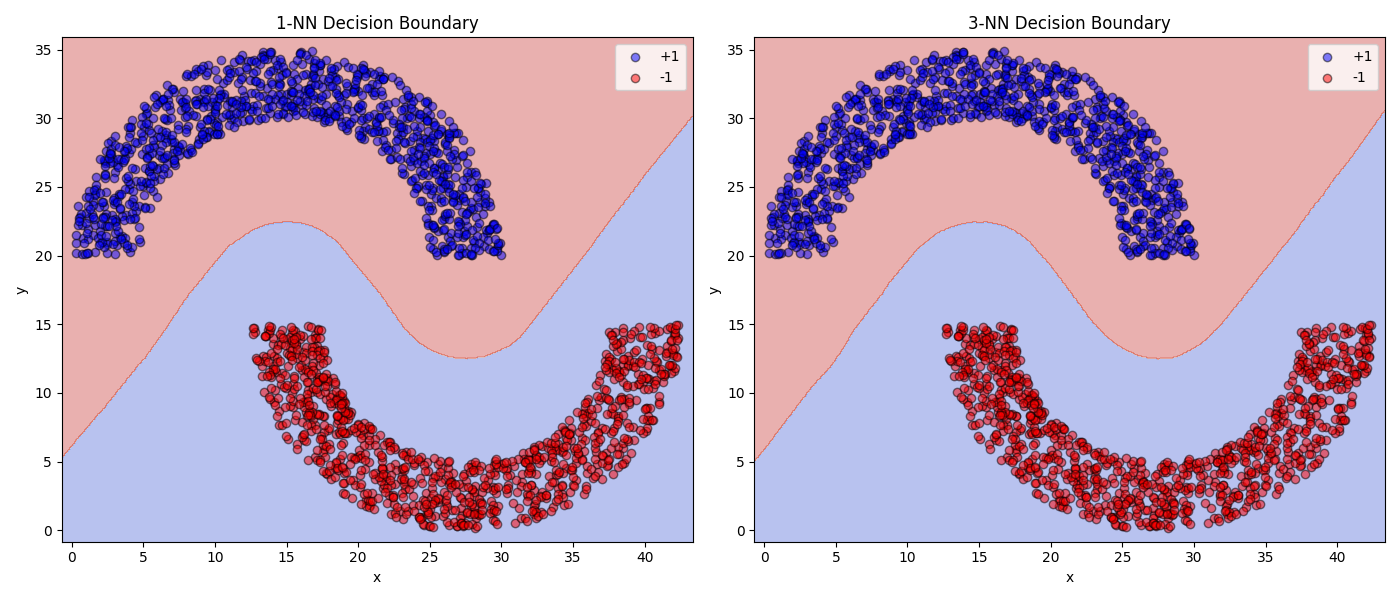

Generate this figure with Python:
import numpy as np
import matplotlib.pyplot as plt
from sklearn.neighbors import KNeighborsClassifier

# Parameters
thk = 5
rad = 10
sep = 5       # separation between the semi-circles
inner = rad  # inner radius
outer = rad + thk  # outer radius
num_points = 2000  # total number of points

# Generate semi-circle function
def generate_semi(rad, thk, sep, num_points, label):
    origin_x = thk + rad
    origin_y = thk + rad + sep
    theta = np.pi * np.random.rand(num_points)  # angles between 0 and pi
    if label == -1:  # bottom semi-circle
        origin_x += thk / 2 + rad
        origin_y -= sep
        theta = np.pi + np.pi * np.random.rand(num_points)
    r = (outer - inner) * np.random.rand(num_points) + inner  # radii between inner and outer
    x = origin_x + r * np.cos(theta)
    y = origin_y + r * np.sin(theta)
    labels = np.full(num_points, label)
    return x, y, labels

# Generate semi-circles
x_top, y_top, labels_top = generate_semi(rad, thk, sep, num_points // 2, +1)
x_bottom, y_bottom, labels_bottom = generate_semi(rad, thk, sep, num_points // 2, -1)

# Combine the data for both semi-circles
x_coords = np.concatenate([x_top, x_bottom])
y_coords = np.concatenate([y_top, y_bottom])
labels = np.concatenate([labels_top, labels_bottom])

# Prepare data for KNN
X_data = np.column_stack((x_coords, y_coords))
y_labels = labels  # labels: +1 or -1

# Create meshgrid for plotting decision boundaries
x_min, x_max = x_coords.min() - 1, x_coords.max() + 1
y_min, y_max = y_coords.min() - 1, y_coords.max() + 1
xx, yy = np.meshgrid(np.linspace(x_min, x_max, 500),
                     np.linspace(y_min, y_max, 500))
grid_points = np.c_[xx.ravel(), yy.ravel()]

# Train 1-NN classifier
knn1 = KNeighborsClassifier(n_neighbors=1)
knn1.fit(X_data, y_labels)

# Predict labels for the grid
Z1 = knn1.predict(grid_points)
Z1 = Z1.reshape(xx.shape)

# Train 3-NN classifier
knn3 = KNeighborsClassifier(n_neighbors=3)
knn3.fit(X_data, y_labels)

# Predict labels for the grid
Z3 = knn3.predict(grid_points)
Z3 = Z3.reshape(xx.shape)

# Plotting decision regions
plt.figure(figsize=(14, 6))

# 1-NN decision boundary
plt.subplot(1, 2, 1)
plt.contourf(xx, yy, Z1, alpha=0.4, cmap=plt.cm.coolwarm)
plt.scatter(x_top, y_top, c='blue', label='+1', edgecolor='k', alpha=0.5)
plt.scatter(x_bottom, y_bottom, c='red', label='-1', edgecolor='k', alpha=0.5)
plt.title('1-NN Decision Boundary')
plt.xlabel('x')
plt.ylabel('y')
plt.legend()
plt.xlim(x_min, x_max)
plt.ylim(y_min, y_max)

# 3-NN decision boundary
plt.subplot(1, 2, 2)
plt.contourf(xx, yy, Z3, alpha=0.4, cmap=plt.cm.coolwarm)
plt.scatter(x_top, y_top, c='blue', label='+1', edgecolor='k', alpha=0.5)
plt.scatter(x_bottom, y_bottom, c='red', label='-1', edgecolor='k', alpha=0.5)
plt.title('3-NN Decision Boundary')
plt.xlabel('x')
plt.ylabel('y')
plt.legend()
plt.xlim(x_min, x_max)
plt.ylim(y_min, y_max)

plt.tight_layout()
plt.show()
